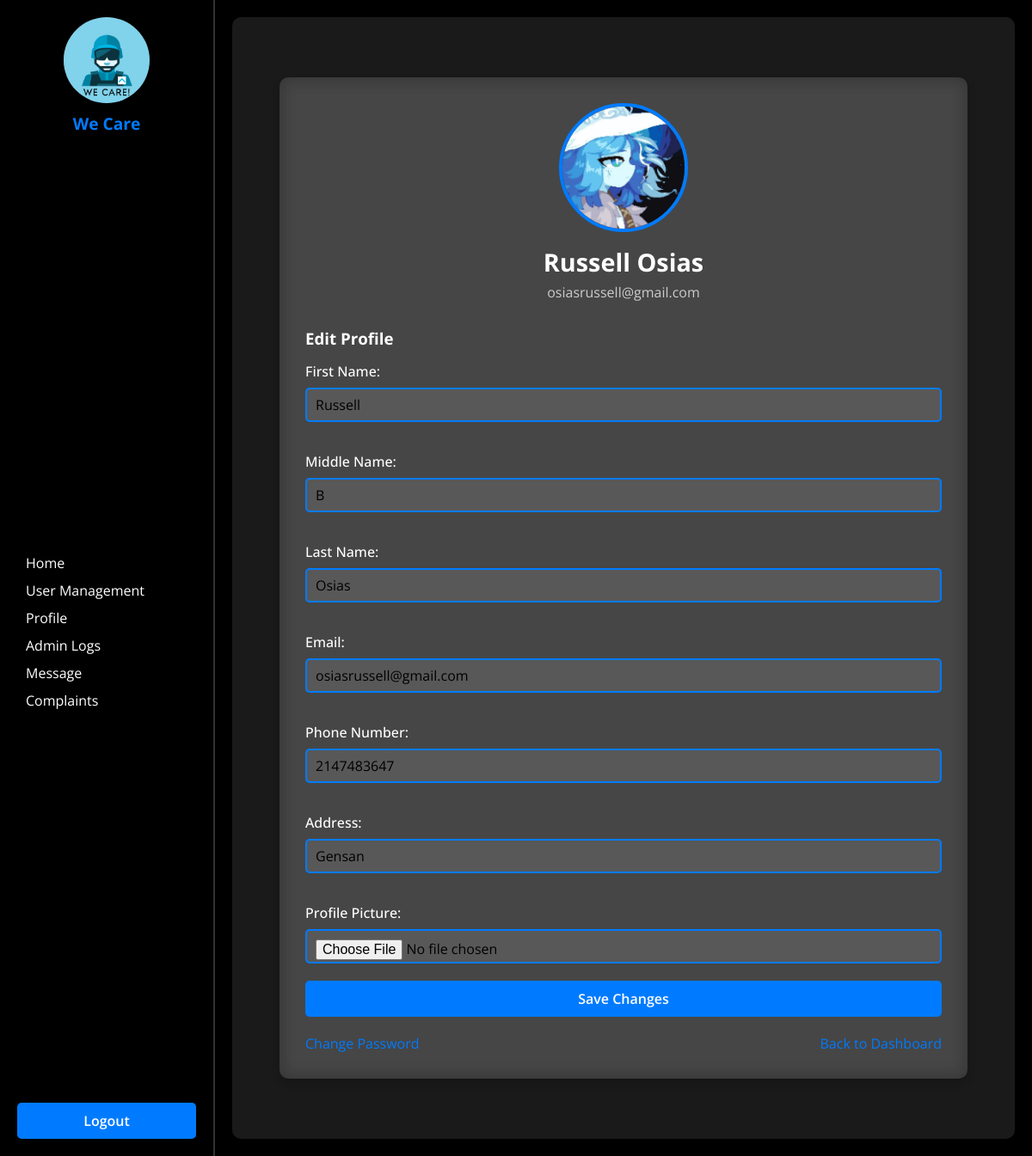
/profile.php (signed in), run on the app's committed database.
### tables this page shows
CREATE TABLE `users` (
  `id` int(11) NOT NULL,
  `first_name` varchar(200) NOT NULL,
  `middle_name` varchar(200) NOT NULL,
  `last_name` varchar(200) NOT NULL,
  `email` varchar(200) NOT NULL,
  `password` varchar(200) NOT NULL,
  `phone_number` int(200) NOT NULL,
  `address` varchar(200) NOT NULL,
  `session_token` varchar(255) DEFAULT NULL,
  `token_expiry` datetime DEFAULT NULL,
  `reset_token` varchar(255) DEFAULT NULL,
  `reset_token_expiry` datetime DEFAULT NULL,
  `role` enum('admin','resident','officer') DEFAULT 'resident',
  `profile_picture` varchar(255) DEFAULT NULL
);

### profile.php (the view, shortened to what this page needs)
<?php
require_once 'includes/db_conn.php';
$user_id = $_SESSION['user_id'];
try {
    $stmt = $conn->prepare("SELECT * FROM users WHERE id = :id");
    $stmt->bindParam(':id', $user_id);
    $stmt->execute();
    $user = $stmt->fetch(PDO::FETCH_ASSOC);
} catch (PDOException $e) {
    die("Error fetching user: " . $e->getMessage());
}
?>
<!DOCTYPE html>
<html lang="en">
<head>
    <link rel="stylesheet" href="assets/css/style.css">
</head>
<body>
    <div class="dashboard-wrapper">
        <?php include 'includes/sidebar.php'; ?>
        <main class="main-content">
            <div class="profile-container">
                <div class="profile-header">
                    <img src="<?php echo $user['profile_picture'] ? $user['profile_picture'] : 'assets/images/default_profile.png'; ?>" alt="Profile Picture">
                    <h2><?php echo htmlspecialchars($user['first_name'] . ' ' . $user['last_name']); ?></h2>
                    <p><?php echo htmlspecialchars($user['email']); ?></p>
                </div>
                <form method="POST" action="" enctype="multipart/form-data" class="profile-form">
                    <h3>Edit Profile</h3>
                    <div class="input-field">
                        <label for="first_name">First Name:</label>
                        <input type="text" id="first_name" name="first_name" value="<?php echo htmlspecialchars($user['first_name']); ?>" required>
                    </div>
                    <div class="input-field">
                        <label for="middle_name">Middle Name:</label>
                        <input type="text" id="middle_name" name="middle_name" value="<?php echo htmlspecialchars($user['middle_name']); ?>">
                    </div>
                    <div class="input-field">
                        <label for="last_name">Last Name:</label>
                        <input type="text" id="last_name" name="last_name" value="<?php echo htmlspecialchars($user['last_name']); ?>" required>
                    </div>
                    <div class="input-field">
                        <label for="email">Email:</label>
                        <input type="email" id="email" name="email" value="<?php echo htmlspecialchars($user['email']); ?>" required>
                    </div>
                    <div class="input-field">
                        <label for="phone_number">Phone Number:</label>
                        <input type="number" id="phone_number" name="phone_number" value="<?php echo htmlspecialchars($user['phone_number']); ?>" required>
                    </div>
                    <div class="input-field">
                        <label for="address">Address:</label>
                        <input type="text" id="address" name="address" value="<?php echo htmlspecialchars($user['address']); ?>" required>
                    </div>
                    <div class="input-field">
                        <label for="profile_picture">Profile Picture:</label>
                        <input type="file" id="profile_picture" name="profile_picture" accept="image/*">
                    </div>
                    <button type="submit">Save Changes</button>
                </form>
                <div class="profile-actions">
                    <a href="change_password.php">Change Password</a>
                    <a href="dashboard.php">Back to Dashboard</a>
                </div>
            </div>
        </main>
    </div>
</body>
</html>

### assets/css/style.css (style rules this page uses)
* { margin: 0; padding: 0; box-sizing: border-box; font-family: "Open Sans", sans-serif; }
body { display: flex; align-items: stretch; min-height: 100vh; width: 100%; background: url("../images/image.jpg"), #000; background-position: center; background-size: cover; background-repeat: no-repeat; color: #fff; }
.dashboard-wrapper { display: flex; width: 100%; }
.main-content { flex-grow: 1; padding: 20px; background: rgba(255, 255, 255, 0.1); border-radius: 10px; margin: 20px; box-shadow: 0 4px 10px rgba(0, 0, 0, 0.2); backdrop-filter: blur(10px); -webkit-backdrop-filter: blur(10px); }
button { background: #007bff; color: #fff; font-weight: 600; border: none; padding: 10px 15px; cursor: pointer; border-radius: 5px; font-size: 16px; transition: 0.3s ease; }
form { display: flex; flex-direction: column; }
.input-field { margin: 15px 0; }
.input-field label { display: block; margin-bottom: 8px; font-size: 1rem; color: #fff; font-weight: 500; }
.input-field input, .input-field select { width: 100%; height: 40px; padding: 10px; background: rgba(255, 255, 255, 0.1); border: 2px solid #007bff; border-radius: 5px; font-size: 16px; color: #000; outline: none; }
.input-field input::placeholder { color: #555; }

### profile.php (style rules this page uses)
.profile-container { max-width: 800px; margin: 50px auto; padding: 30px; background: rgba(255, 255, 255, 0.1); border-radius: 10px; box-shadow: 0 4px 10px rgba(0, 0, 0, 0.2); backdrop-filter: blur(10px); -webkit-backdrop-filter: blur(10px); }
.profile-header { text-align: center; margin-bottom: 30px; }
.profile-header img { width: 150px; height: 150px; border-radius: 50%; object-fit: cover; border: 4px solid #007bff; margin-bottom: 10px; }
.profile-header h2 { font-size: 1.8rem; color: #fff; margin-bottom: 5px; }
.profile-header p { font-size: 1rem; color: #ccc; }
.profile-form { display: flex; flex-direction: column; }
.profile-form .input-field { margin-bottom: 20px; }
.profile-form label { font-size: 1rem; color: #fff; margin-bottom: 8px; }
.profile-form input, .profile-form select { width: 100%; height: 40px; padding: 10px; background: rgba(255, 255, 255, 0.1); border: 2px solid #007bff; border-radius: 5px; font-size: 16px; color: #000; outline: none; }
.profile-form button { padding: 10px; background: #007bff; color: #fff; border: none; border-radius: 5px; font-size: 1rem; cursor: pointer; transition: 0.3s ease; }
.profile-actions { display: flex; justify-content: space-between; align-items: center; margin-top: 20px; }
.profile-actions a { color: #007bff; text-decoration: none; font-size: 1rem; }

### data on the page
users: profile_picture (picture), first_name+last_name "Russell Osias", email "osiasrussell@gmail.com", first_name "Russell", middle_name "B", last_name "Osias", phone_number "2147483647", address "Gensan"
